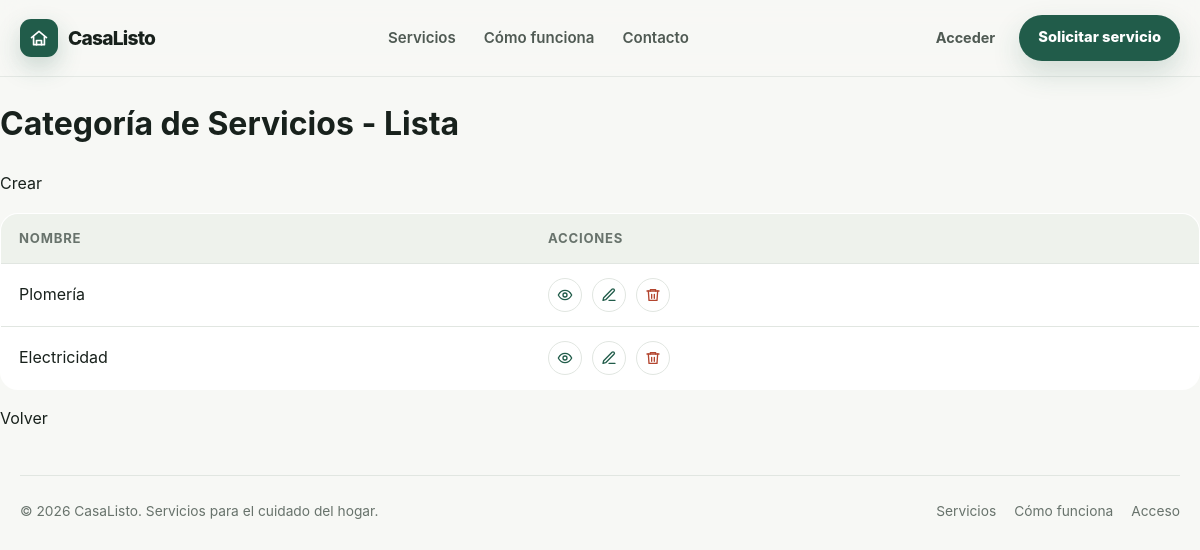
Page /servicio/categoria/list/ on the earlier database version.
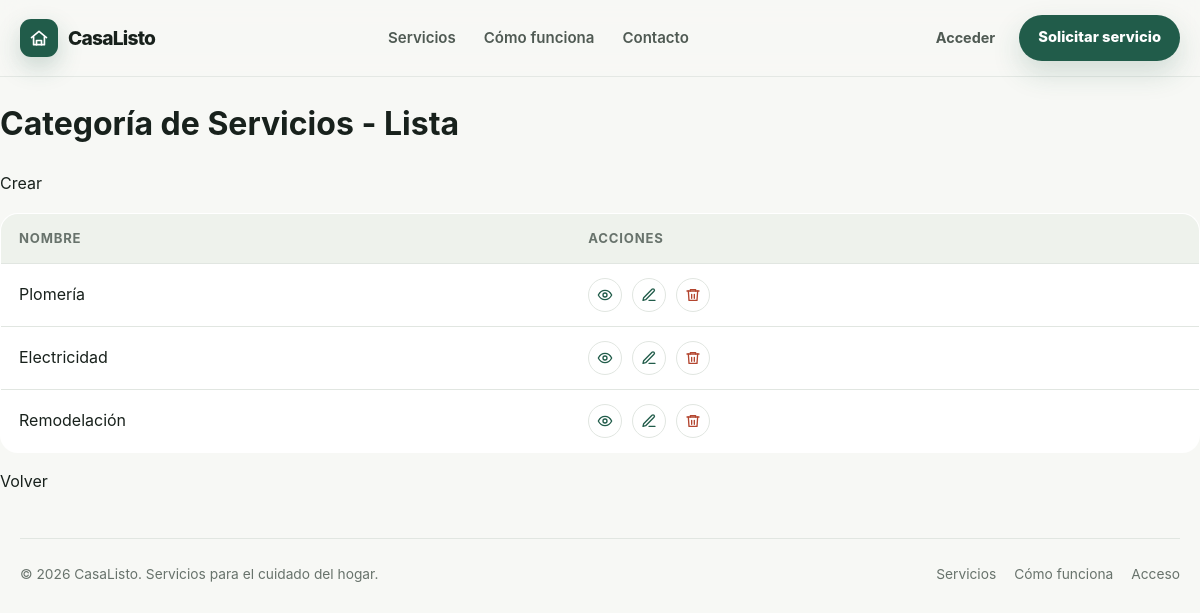
Same page on the later database version.
### servicio/models.py (models this page shows, shortened)
class CategoriaServicio(models.Model):
    nombre = models.CharField(unique=True)
    descripcion = models.TextField(blank=True)
    class Meta:
        verbose_name = "Categoría de Servicio"
        verbose_name_plural = "Categorías de Servicio"

### servicio/views/categoriaservicio.py (the view)
# urls.py: path("categoria/list/", categoriaservicio_list, name="categoriaservicio_list"),
def categoriaservicio_list(request):
    categorias = CategoriaServicio.objects.all()
    return render(request, "servicio/categoriaservicio_list.html", {"categorias": categorias})

### servicio/templates/servicio/categoriaservicio_list.html
{% extends "core/base.html" %}
{% load static %}
{% block style %}
    <link rel="stylesheet" href="{% static 'core/table.css' %}" />
{% endblock style %}
{% block content %}
    <h1>Categoría de Servicios - Lista</h1>
    <p><a href="{% url 'servicio:categoriaservicio_create' %}">Crear</a></p>
    <table class="tabla-categorias">
        <thead>
            <tr>
                <th>Nombre</th>
                <th>Acciones</th>
            </tr>
        </thead>
        <tbody>
            {% for categoria in categorias %}
                <tr>
                    <td>{{ categoria.nombre }}</td>
                    <td class="acciones">
                        <a class="accion-icono"
                           href="{% url 'servicio:categoriaservicio_detail' categoria.pk %}"
                           title="Ver"
                           aria-label="Ver">
                            <svg viewBox="0 0 24 24"
                                 fill="none"
                                 stroke="currentColor"
                                 stroke-width="2"
                                 stroke-linecap="round"
                                 stroke-linejoin="round">
                                <path d="M2 12s3.5-7 10-7 10 7 10 7-3.5 7-10 7-10-7-10-7z"></path>
                                <circle cx="12" cy="12" r="3"></circle>
                            </svg>
                        </a>
                        <a class="accion-icono"
                           href="{% url 'servicio:categoriaservicio_update' categoria.pk %}"
                           title="Editar"
                           aria-label="Editar">
                            <svg viewBox="0 0 24 24"
                                 fill="none"
                                 stroke="currentColor"
                                 stroke-width="2"
                                 stroke-linecap="round"
                                 stroke-linejoin="round">
                                <path d="M12 20h9"></path>
                                <path d="M16.5 3.5a2.12 2.12 0 0 1 3 3L7 19l-4 1 1-4z"></path>
                            </svg>
                        </a>
                        <a class="accion-icono accion-icono--eliminar"
                           href="{% url 'servicio:categoriaservicio_delete' categoria.pk %}"
                           title="Eliminar"
                           aria-label="Eliminar">
                            <svg viewBox="0 0 24 24"
                                 fill="none"
                                 stroke="currentColor"
                                 stroke-width="2"
                                 stroke-linecap="round"
                                 stroke-linejoin="round">
                                <path d="M3 6h18"></path>
                                <path d="M8 6V4h8v2"></path>
                                <path d="M19 6l-1 14H6L5 6"></path>
                                <path d="M10 11v6M14 11v6"></path>
                            </svg>
                        </a>
                    </td>
                </tr>
            {% empty %}
                <tr>
                    <td colspan="2">No hay categorías registradas.</td>
                </tr>
            {% endfor %}
        </tbody>
    </table>
    <p><a href="{% url 'servicio:home' %}">Volver</a></p>
{% endblock content %}

### core/templates/core/base.html (shortened to what this page needs)
{% load static %}
<!DOCTYPE html>
<html lang="es">
    <head>
        <link rel="stylesheet" href="{% static 'core/base.css' %}" />
        <link rel="stylesheet" href="{% static 'core/components.css' %}" />
        <link rel="stylesheet" href="{% static 'core/header.css' %}" />
        <link rel="stylesheet" href="{% static 'core/footer.css' %}" />
        {% block style %}
        {% endblock style %}
    </head>
    <body>
        <header>
            {% include "core/partials/header.html" %}
        </header>
        <main>
            {% block content %}
            {% endblock content %}
        </main>
        <footer>
            {% include "core/partials/footer.html" %}
        </footer>
    </body>
</html>

### core/templates/core/partials/header.html (shortened to what this page needs)
<div class="site-header">
    <div class="container nav">
        <a class="brand" href="#inicio" aria-label="CasaListo inicio">
            <span class="brand-mark" aria-hidden="true">
                <svg viewBox="0 0 24 24"
                     fill="none"
                     stroke="currentColor"
                     stroke-width="2"
                     stroke-linecap="round"
                     stroke-linejoin="round">
                    <path d="M3 11.5 12 4l9 7.5"></path>
                    <path d="M5.5 10.5V20h13v-9.5"></path>
                    <path d="M9 20v-5h6v5"></path>
                </svg>
            </span>
            CasaListo
        </a>
        <nav class="nav-links" aria-label="Navegación principal">
            <a href="#servicios">Servicios</a>
            <a href="#como-funciona">Cómo funciona</a>
            <a href="#contacto">Contacto</a>
        </nav>
        <div class="nav-actions">
            <a class="nav-login" href="{% url 'servicio:home' %}">Acceder</a>
            <a class="btn btn-primary" href="#contacto">Solicitar servicio</a>
        </div>
    </div>
</div>

### core/templates/core/partials/footer.html
<div class="container footer-inner">
    <div>© 2026 CasaListo. Servicios para el cuidado del hogar.</div>
    <div class="footer-links">
        <a href="#servicios">Servicios</a>
        <a href="#como-funciona">Cómo funciona</a>
        <a href="{% url 'servicio:home' %}">Acceso</a>
    </div>
</div>

### core/static/core/base.css (style rules this page uses)
:root { --bg: #f7f8f5; --surface: #ffffff; --surface-soft: #eef2ec; --text: #18211c; --muted: #68736c; --primary: #215c4a; --primary-dark: #174637; --accent: #dcefd5; --border: #e1e6e1; --shadow: 0 18px 45px rgba(24, 33, 28, 0.08); --radius-lg: 28px; --radius-md: 18px; --radius-sm: 12px; --max-width: 1180px; }
* { box-sizing: border-box; }
html { scroll-behavior: smooth; }
body { margin: 0; font-family: Inter, ui-sans-serif, system-ui, -apple-system, BlinkMacSystemFont, "Segoe UI", sans-serif; color: var(--text); background: var(--bg); line-height: 1.6; }
a { color: inherit; text-decoration: none; }
img, svg { display: block; max-width: 100%; }
button, a { -webkit-tap-highlight-color: transparent; }
.container { width: min(100% - 40px, var(--max-width)); margin-inline: auto; }

### core/static/core/components.css (style rules this page uses)
.btn { display: inline-flex; align-items: center; justify-content: center; gap: 8px; min-height: 46px; padding: 0 18px; border-radius: 999px; border: 1px solid transparent; font-size: .92rem; font-weight: 800; transition: transform .2s ease, box-shadow .2s ease, background .2s ease; }
.btn-primary { background: var(--primary); color: white; box-shadow: 0 12px 28px rgba(33, 92, 74, .18); }

### core/static/core/header.css (style rules this page uses)
.site-header { position: sticky; top: 0; z-index: 50; background: rgba(247, 248, 245, 0.88); backdrop-filter: blur(14px); border-bottom: 1px solid rgba(225, 230, 225, 0.85); }
.nav { min-height: 76px; display: flex; align-items: center; justify-content: space-between; gap: 24px; }
.brand { display: inline-flex; align-items: center; gap: 10px; font-weight: 800; letter-spacing: -0.04em; font-size: 1.2rem; }
.brand-mark { width: 38px; height: 38px; border-radius: 11px; display: grid; place-items: center; background: var(--primary); color: white; box-shadow: 0 10px 25px rgba(33, 92, 74, 0.22); }
.brand-mark svg { width: 20px; }
.nav-links { display: flex; align-items: center; gap: 28px; color: #4f5a53; font-size: 0.94rem; font-weight: 600; }
.nav-links a { transition: color .2s ease; }
.nav-actions { display: flex; align-items: center; gap: 10px; }
.nav-login { padding: 10px 14px; color: #4f5a53; font-weight: 700; font-size: .9rem; }

### core/static/core/footer.css (style rules this page uses)
footer { padding: 28px 0 34px; }
.footer-inner { display: flex; align-items: center; justify-content: space-between; gap: 18px; padding-top: 24px; border-top: 1px solid var(--border); color: var(--muted); font-size: .86rem; }
.footer-links { display: flex; gap: 18px; }

### core/static/core/table.css (style rules this page uses)
.tabla-categorias { width: 100%; border-collapse: collapse; background: var(--surface); border: 1px solid var(--border); border-radius: var(--radius-md); overflow: hidden; }
.tabla-categorias th, .tabla-categorias td { padding: 14px 18px; text-align: left; border-bottom: 1px solid var(--border); }
.tabla-categorias th { background: var(--surface-soft); font-size: .82rem; text-transform: uppercase; letter-spacing: .06em; color: var(--muted); }
.tabla-categorias tr:last-child td { border-bottom: 0; }
.acciones { display: flex; gap: 10px; }
td.acciones { display: flex; align-items: center; }
.accion-icono { width: 34px; height: 34px; display: grid; place-items: center; border: 1px solid var(--border); border-radius: 50%; background: white; color: var(--primary); transition: background .2s ease, color .2s ease; }
.accion-icono svg { width: 16px; height: 16px; }
.accion-icono--eliminar { color: #b3452f; }

Differences in the rows shown:
added CategoriaServicio: nombre "Remodelación"
